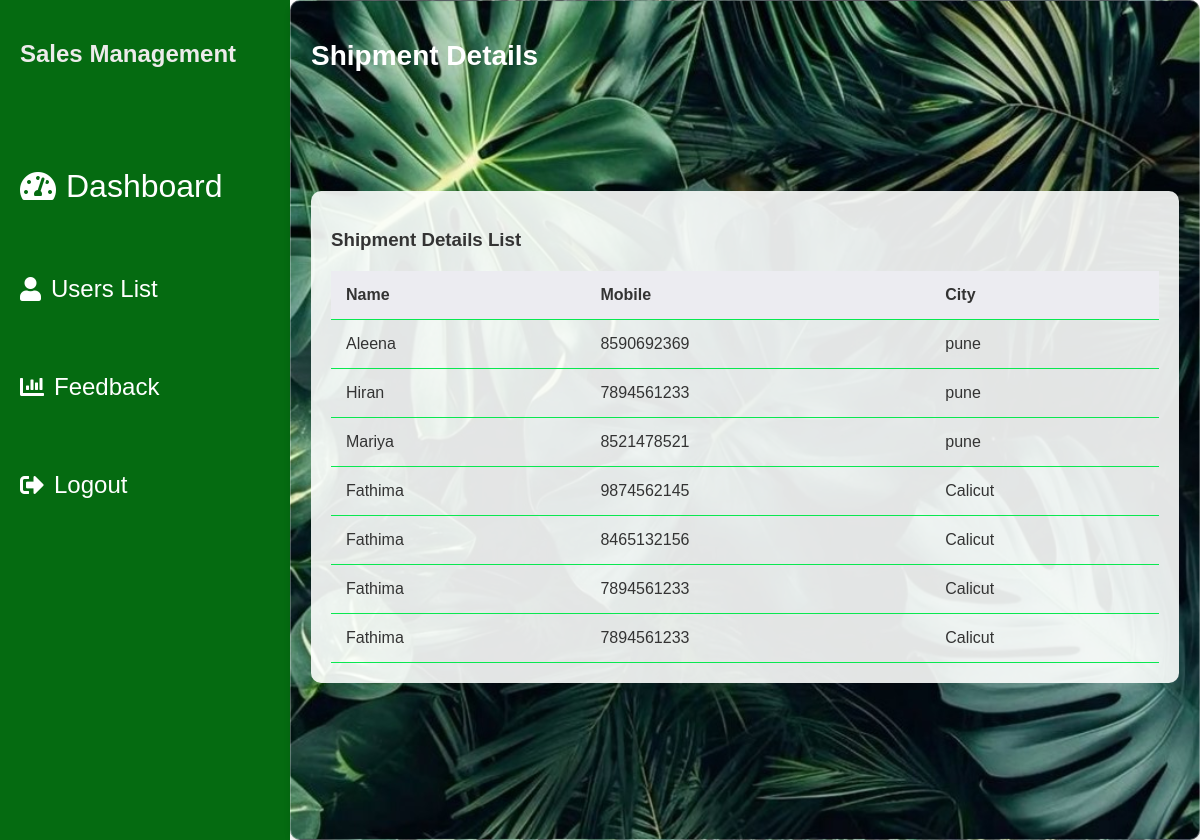
The page /admin_userslist on the database as committed earlier.
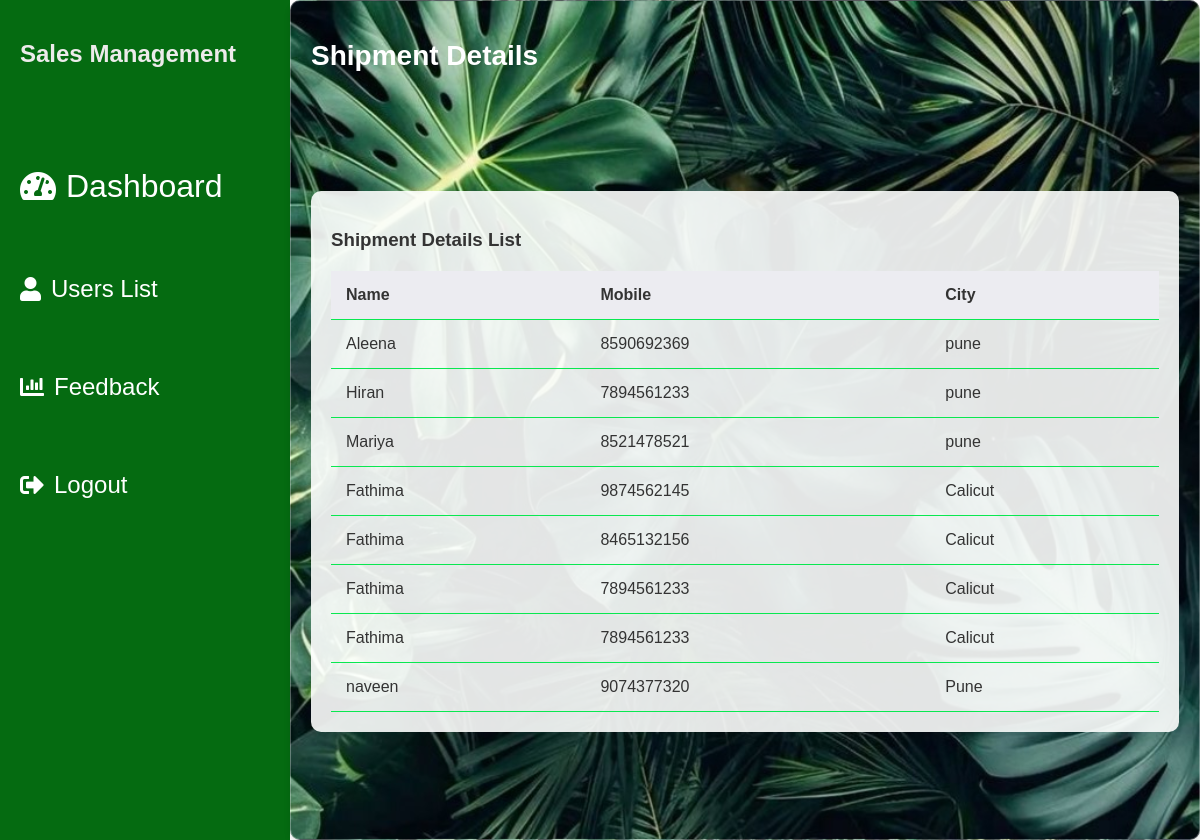
The same page on the database as committed later.
### home/models.py (models this page shows)
class Shipment(models.Model):
    fullname = models.CharField(max_length=100)
    mobile = models.CharField(max_length=15)  # Ensure `null=True` is not set here if it's required
    pincode = models.CharField(max_length=10)
    address1 = models.TextField()
    address2 = models.TextField()
    landmark = models.CharField(max_length=255, blank=True, null=True)
    city = models.CharField(max_length=100)
    state = models.CharField(max_length=50)

### home/views.py (the view)
# urls.py: path('admin_userslist',admin_userslist,name = 'admin_userslist'),
def admin_userslist(request):
    shipment_details = Shipment.objects.all()
    return render(request,'admin_users.html',{'shipment_details':shipment_details})

### templates/admin_users.html (shortened to what this page needs)
{% load static %}
<!DOCTYPE html>
<html lang="en">
<head>
    <link rel="stylesheet" href="https://cdnjs.cloudflare.com/ajax/libs/font-awesome/5.15.4/css/all.min.css">
</head>
<body>
    <div class="container">
        <aside class="sidebar">
            <div class="logo">
                <h2> Sales Management</h2>
            </div>
            <ul class="sidebar-menu">
                <li class="active"><a href="{% url 'admin_dashboard' %}" style="color:white; padding-top: 50px; font-size: 200%; font-family: 'Gill Sans', 'Gill Sans MT', Calibri, 'Trebuchet MS', sans-serif;"><i class="fas fa-tachometer-alt"></i> Dashboard</a></li>
                <li><a href="{% url 'admin_userslist' %}" style="color:white; padding-top: 50px; font-size: 150%; font-family: 'Gill Sans', 'Gill Sans MT', Calibri, 'Trebuchet MS', sans-serif"><i class="fas fa-user"></i> Users List</a></li>
                <li><a href="{% url 'admin_feedback' %}"style="color:white; padding-top: 50px; font-size: 150%; font-family: 'Gill Sans', 'Gill Sans MT', Calibri, 'Trebuchet MS', sans-serif"><i class="fas fa-chart-bar"></i> Feedback</a></li>
                <li><a href="{% url 'userlogout' %}"style="color:white; padding-top: 50px; font-size: 150%; font-family: 'Gill Sans', 'Gill Sans MT', Calibri, 'Trebuchet MS', sans-serif"><i class="fas fa-sign-out-alt"></i> Logout</a></li>
            </ul>
        </aside>
        <main class="main-content">
            <div class="top-bar">
                <h1>Shipment Details</h1>
            </div>
            <div class="customer-table">
                <h3>Shipment Details List</h3>
                <table>
                    <thead>
                        <tr>
                            <th>Name</th>
                            <th>Mobile</th>
                            <th>City</th>
                        </tr>
                    </thead>
                    <tbody>
                        <tr>
                            {% for shipment in shipment_details %}
                            <td>{{ shipment.fullname }}</td>
                            <td>{{ shipment.mobile }}</td>
                            <td>{{ shipment.city }}</td>
                        </tr>
                        {% endfor %}
                    </tbody>
                </table>
            </div>
        </main>
    </div>
</body>
</html>

Rows that differ between the two databases and show on the page:
added Shipment: fullname "naveen", mobile "9074377320", city "Pune"
